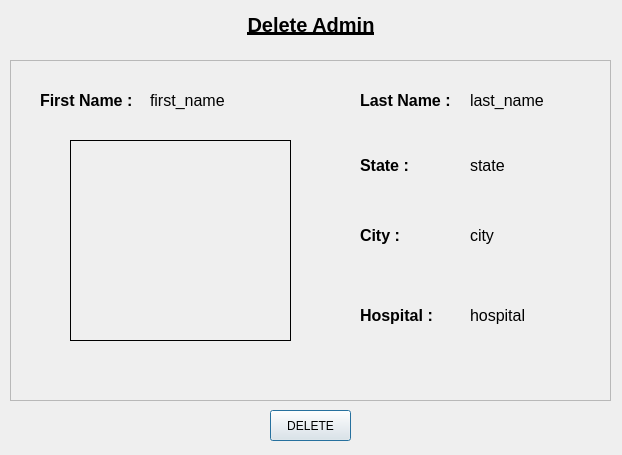
<?xml version="1.0" encoding="UTF-8"?>
<ui version="4.0">
 <class>selectAdmin</class>
 <widget class="QDialog" name="selectAdmin">
  <property name="geometry">
   <rect>
    <x>0</x>
    <y>0</y>
    <width>622</width>
    <height>455</height>
   </rect>
  </property>
  <property name="windowTitle">
   <string/>
  </property>
  <widget class="QLabel" name="title">
   <property name="geometry">
    <rect>
     <x>181</x>
     <y>0</y>
     <width>260</width>
     <height>50</height>
    </rect>
   </property>
   <property name="text">
    <string>&lt;html&gt;&lt;head/&gt;&lt;body&gt;&lt;p align=&quot;center&quot;&gt;&lt;span style=&quot; font-size:15pt; font-weight:600; text-decoration: underline;&quot;&gt;Delete Admin&lt;/span&gt;&lt;/p&gt;&lt;/body&gt;&lt;/html&gt;</string>
   </property>
  </widget>
  <widget class="QFrame" name="frame">
   <property name="geometry">
    <rect>
     <x>10</x>
     <y>60</y>
     <width>601</width>
     <height>341</height>
    </rect>
   </property>
   <property name="styleSheet">
    <string notr="true"/>
   </property>
   <property name="frameShape">
    <enum>QFrame::StyledPanel</enum>
   </property>
   <property name="frameShadow">
    <enum>QFrame::Raised</enum>
   </property>
   <widget class="QLabel" name="firstNameLabel">
    <property name="geometry">
     <rect>
      <x>30</x>
      <y>20</y>
      <width>101</width>
      <height>41</height>
     </rect>
    </property>
    <property name="text">
     <string>&lt;html&gt;&lt;head/&gt;&lt;body&gt;&lt;p&gt;&lt;span style=&quot; font-size:12pt; font-weight:600;&quot;&gt;First Name : &lt;/span&gt;&lt;/p&gt;&lt;/body&gt;&lt;/html&gt;</string>
    </property>
   </widget>
   <widget class="QWidget" name="widget" native="true">
    <property name="geometry">
     <rect>
      <x>60</x>
      <y>80</y>
      <width>221</width>
      <height>201</height>
     </rect>
    </property>
    <property name="autoFillBackground">
     <bool>false</bool>
    </property>
    <property name="styleSheet">
     <string notr="true">image: url(:/adminPic.png);
border-style:solid;
border-width:1px;
border-color: rgb(0, 0, 0);</string>
    </property>
   </widget>
   <widget class="QLabel" name="lastNameLabel">
    <property name="geometry">
     <rect>
      <x>350</x>
      <y>20</y>
      <width>101</width>
      <height>41</height>
     </rect>
    </property>
    <property name="text">
     <string>&lt;html&gt;&lt;head/&gt;&lt;body&gt;&lt;p&gt;&lt;span style=&quot; font-size:12pt; font-weight:600;&quot;&gt;Last Name : &lt;/span&gt;&lt;/p&gt;&lt;/body&gt;&lt;/html&gt;</string>
    </property>
   </widget>
   <widget class="QLabel" name="stateLabel">
    <property name="geometry">
     <rect>
      <x>350</x>
      <y>90</y>
      <width>111</width>
      <height>31</height>
     </rect>
    </property>
    <property name="text">
     <string>&lt;html&gt;&lt;head/&gt;&lt;body&gt;&lt;p&gt;&lt;span style=&quot; font-size:12pt; font-weight:600;&quot;&gt;State : &lt;/span&gt;&lt;/p&gt;&lt;/body&gt;&lt;/html&gt;</string>
    </property>
   </widget>
   <widget class="QLabel" name="cityLabel">
    <property name="geometry">
     <rect>
      <x>350</x>
      <y>160</y>
      <width>111</width>
      <height>31</height>
     </rect>
    </property>
    <property name="text">
     <string>&lt;html&gt;&lt;head/&gt;&lt;body&gt;&lt;p&gt;&lt;span style=&quot; font-size:12pt; font-weight:600;&quot;&gt;City : &lt;/span&gt;&lt;/p&gt;&lt;/body&gt;&lt;/html&gt;</string>
    </property>
   </widget>
   <widget class="QLabel" name="hospitalLabel">
    <property name="geometry">
     <rect>
      <x>350</x>
      <y>240</y>
      <width>111</width>
      <height>31</height>
     </rect>
    </property>
    <property name="text">
     <string>&lt;html&gt;&lt;head/&gt;&lt;body&gt;&lt;p&gt;&lt;span style=&quot; font-size:12pt; font-weight:600;&quot;&gt;Hospital : &lt;/span&gt;&lt;/p&gt;&lt;/body&gt;&lt;/html&gt;</string>
    </property>
   </widget>
   <widget class="QLabel" name="firstName">
    <property name="geometry">
     <rect>
      <x>140</x>
      <y>20</y>
      <width>171</width>
      <height>41</height>
     </rect>
    </property>
    <property name="styleSheet">
     <string notr="true">font-size:12pt;</string>
    </property>
    <property name="text">
     <string>first_name</string>
    </property>
   </widget>
   <widget class="QLabel" name="lastName">
    <property name="geometry">
     <rect>
      <x>460</x>
      <y>20</y>
      <width>211</width>
      <height>41</height>
     </rect>
    </property>
    <property name="styleSheet">
     <string notr="true">font-size:12pt;</string>
    </property>
    <property name="text">
     <string>last_name</string>
    </property>
   </widget>
   <widget class="QLabel" name="state">
    <property name="geometry">
     <rect>
      <x>460</x>
      <y>90</y>
      <width>211</width>
      <height>31</height>
     </rect>
    </property>
    <property name="styleSheet">
     <string notr="true">font-size:12pt;</string>
    </property>
    <property name="text">
     <string>state</string>
    </property>
   </widget>
   <widget class="QLabel" name="city">
    <property name="geometry">
     <rect>
      <x>460</x>
      <y>160</y>
      <width>211</width>
      <height>31</height>
     </rect>
    </property>
    <property name="styleSheet">
     <string notr="true">font-size:12pt;</string>
    </property>
    <property name="text">
     <string>city</string>
    </property>
   </widget>
   <widget class="QLabel" name="hospital">
    <property name="geometry">
     <rect>
      <x>460</x>
      <y>240</y>
      <width>211</width>
      <height>31</height>
     </rect>
    </property>
    <property name="styleSheet">
     <string notr="true">font-size:12pt;</string>
    </property>
    <property name="text">
     <string>hospital</string>
    </property>
   </widget>
  </widget>
  <widget class="QPushButton" name="pushButton">
   <property name="geometry">
    <rect>
     <x>270</x>
     <y>410</y>
     <width>81</width>
     <height>31</height>
    </rect>
   </property>
   <property name="text">
    <string>DELETE</string>
   </property>
  </widget>
 </widget>
 <resources>
  <include location="../../../../Images/img.qrc"/>
 </resources>
 <connections/>
</ui>
